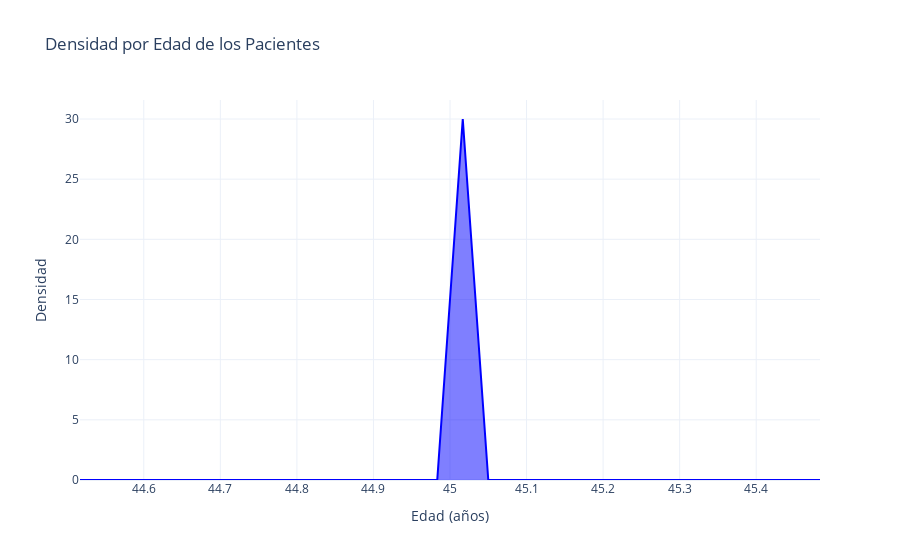

The notebook cell this image was saved under:
### Code cell
import numpy as np
import plotly.graph_objects as go
import pandas as pd

# Ejemplo de datos de pacientes (reemplaza con tus datos reales)
ages = df_users_cleaned['age']

# Calcular densidad y bins con numpy.histogram
density, bins = np.histogram(ages, bins=30, density=True)

# Convertir los bordes de bins en coordenadas X para graficar
x = bins[:-1] + np.diff(bins) / 2  # Centro de cada bin

# Crear el gráfico de densidad con Plotly
fig = go.Figure()

fig.add_trace(
    go.Scatter(
        x=x,  # Centro de los bins (eje X)
        y=density,  # Densidad (eje Y)
        mode='lines',  # Gráfico de líneas
        fill='tozeroy',  # Rellena el área bajo la curva
        line=dict(color='blue'),
        name='Densidad por Edad'
    )
)

# Personalizar diseño
fig.update_layout(
    title="Densidad por Edad de los Pacientes",
    xaxis_title="Edad (años)",
    yaxis_title="Densidad",
    template="plotly_white"
)

# Mostrar gráfico interactivo
fig.show()

### Figure 1 — Plotly figure (JSON) as saved in the notebook; plotly's stock layout.template omitted (floating-point values rounded to 4 significant figures)
{"data": [{"fill": "tozeroy", "line": {"color": "blue"}, "mode": "lines", "name": "Densidad por Edad", "type": "scatter", "x": [44.52, 44.55, 44.58, 44.62, 44.65, 44.68, 44.72, 44.75, 44.78, 44.82, 44.85, 44.88, 44.92, 44.95, 44.98, 45.02, 45.05, 45.08, 45.12, 45.15, 45.18, 45.22, 45.25, 45.28, 45.32, 45.35, 45.38, 45.42, 45.45, 45.48], "y": [0, 0, 0, 0, 0, 0, 0, 0, 0, 0, 0, 0, 0, 0, 0, 30.0, 0, 0, 0, 0, 0, 0, 0, 0, 0, 0, 0, 0, 0, 0]}], "layout": {"title": {"text": "Densidad por Edad de los Pacientes"}, "xaxis": {"title": {"text": "Edad (años)"}}, "yaxis": {"title": {"text": "Densidad"}}}}
